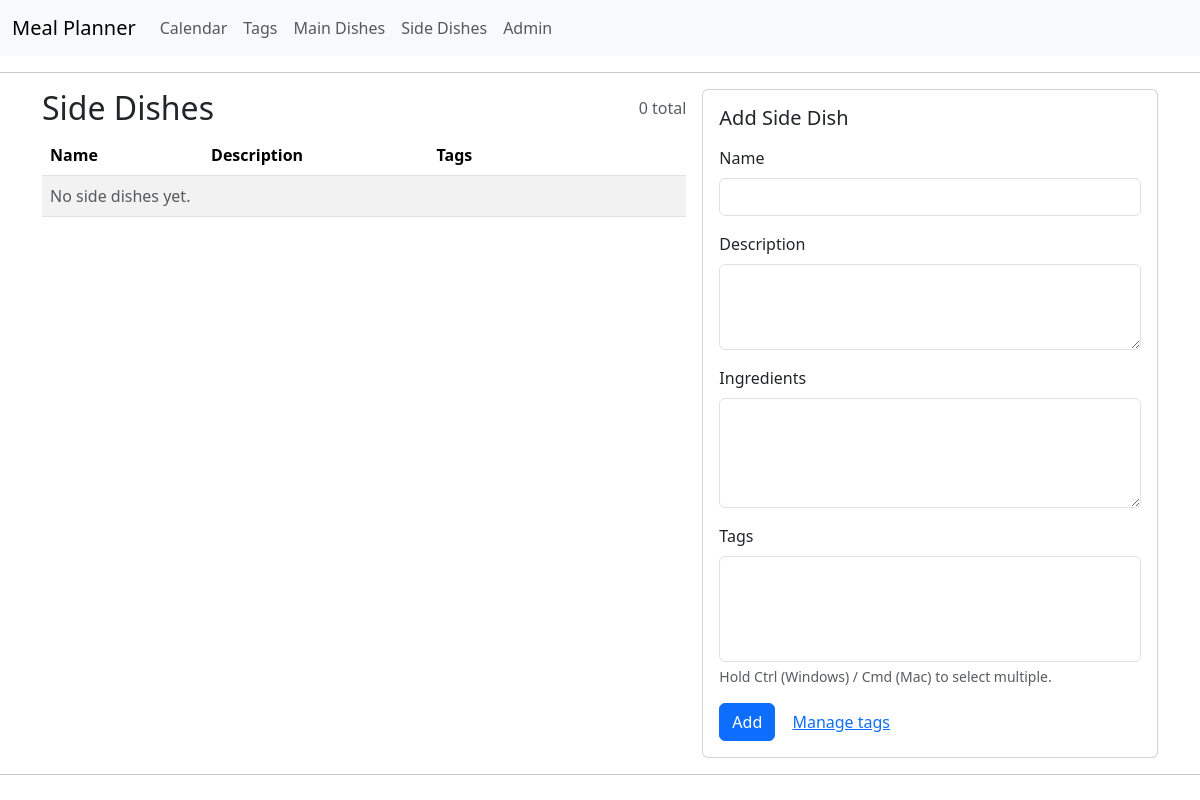
The app's page /mp/side-dishes/, older data.
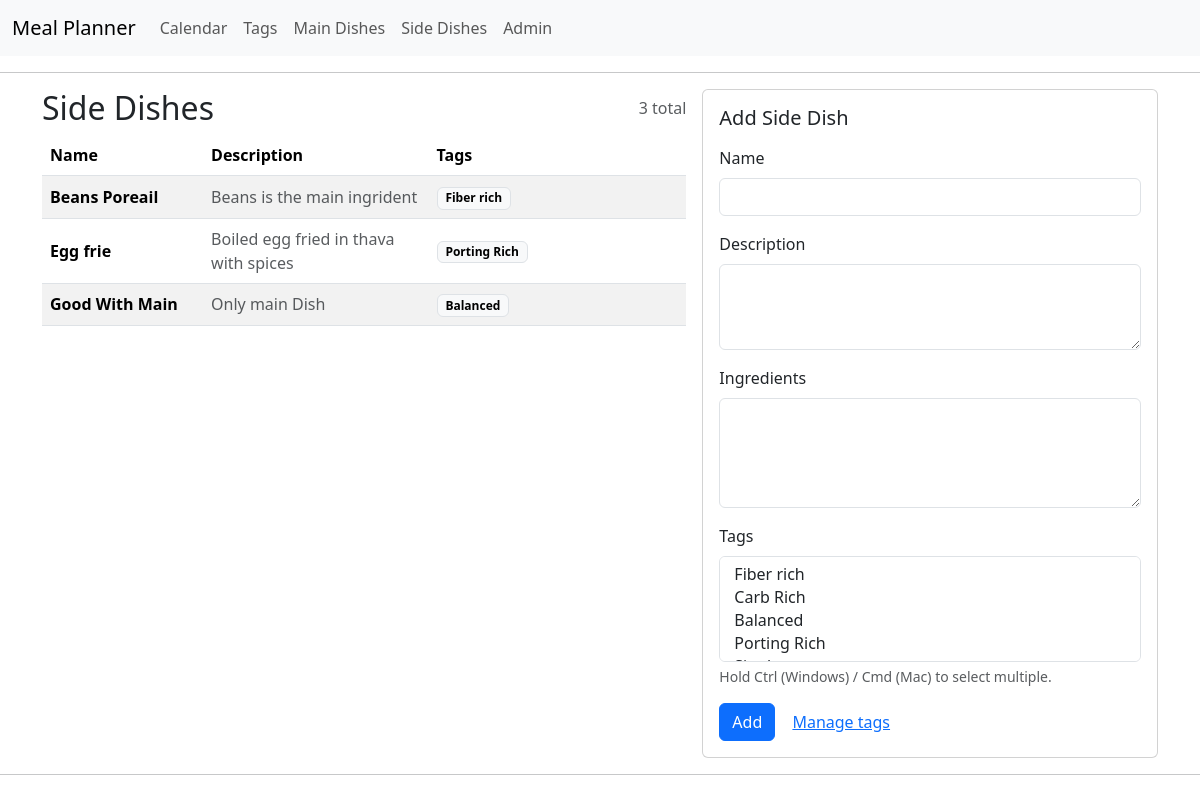
The same page, newer data.
### meal_planner/models.py (models this page shows, shortened)
class SideDish(models.Model):
    id = models.AutoField(primary_key=True)
    name = models.CharField(max_length=100)
    description = models.TextField()
    ingredients = models.TextField(blank=True)
    tags = models.ManyToManyField(Tag, related_name='side_dishes')

class Tag(models.Model):
    id = models.AutoField(primary_key=True)
    name = models.CharField(max_length=50)
    description = models.TextField()
    def __str__(self):
        return self.name

### meal_planner/views.py (the view)
# urls.py: path('side-dishes/', views.side_dishes_view, name='side_dishes'),
def side_dishes_view(request):
    from .forms import SideDishForm
    from .models import SideDish
    if request.method == "POST":
        form = SideDishForm(request.POST)
        if form.is_valid():
            form.save()
            return redirect("side_dishes")
    else:
        form = SideDishForm()
    dishes = SideDish.objects.prefetch_related("tags").order_by("name")
    return render(
        request,
        "meal_planner/side_dishes.html",
        {
            "dishes": dishes,
            "form": form,
        },
    )

### meal_planner/forms.py
class SideDishForm(forms.ModelForm):
    class Meta:
        model = SideDish
        fields = ["name", "description", "ingredients", "tags"]
        widgets = {
            "name": forms.TextInput(attrs={"class": "form-control"}),
            "description": forms.Textarea(
                attrs={"class": "form-control", "rows": 3}
            ),
            "ingredients": forms.Textarea(
                attrs={"class": "form-control", "rows": 4}
            ),
            "tags": forms.SelectMultiple(attrs={"class": "form-select"}),
        }

### meal_planner/templates/meal_planner/side_dishes.html (shortened to what this page needs)
{% extends 'meal_planner/main.html' %}
{% block content %}
<div class="row g-3">
  <div class="col-12 col-lg-7">
    <div class="d-flex align-items-center justify-content-between mb-2">
      <h2 class="m-0">Side Dishes</h2>
      <span class="text-muted">{{ dishes|length }} total</span>
    </div>
    <div class="table-responsive">
      <table class="table table-striped align-middle">
        <thead>
          <tr>
            <th style="width: 25%">Name</th>
            <th style="width: 35%">Description</th>
            <th>Tags</th>
          </tr>
        </thead>
        <tbody>
          {% for d in dishes %}
            <tr>
              <td class="fw-semibold">{{ d.name }}</td>
              <td class="text-muted">{{ d.description }}</td>
              <td>
                {% for t in d.tags.all %}
                  <span class="badge text-bg-light border">{{ t.name }}</span>
                {% empty %}
                  <span class="text-muted">—</span>
                {% endfor %}
              </td>
            </tr>
          {% empty %}
            <tr>
              <td colspan="3" class="text-muted">No side dishes yet.</td>
            </tr>
          {% endfor %}
        </tbody>
      </table>
    </div>
  </div>
  <div class="col-12 col-lg-5">
    <div class="card">
      <div class="card-body">
        <h5 class="card-title">Add Side Dish</h5>
        <form method="post" class="mt-3">
          <div class="mb-3">
            <label class="form-label">Name</label>
            {{ form.name }}
          </div>
          <div class="mb-3">
            <label class="form-label">Description</label>
            {{ form.description }}
          </div>
          <div class="mb-3">
            <label class="form-label">Ingredients</label>
            {{ form.ingredients }}
          </div>
          <div class="mb-3">
            <label class="form-label">Tags</label>
            {{ form.tags }}
            <div class="form-text">Hold Ctrl (Windows) / Cmd (Mac) to select multiple.</div>
          </div>
          <button class="btn btn-primary" type="submit">Add</button>
          <a class="btn btn-link" href="/mp/tags/">Manage tags</a>
        </form>
      </div>
    </div>
  </div>
</div>
{% endblock %}

Row changes from the older to the newer data that the page shows:
added SideDish: name "Beans Poreail", description "Beans is the main ingrident"
added Tag: name "Fiber rich", shown under "Beans Poreail"
added SideDish: name "Egg frie", description "Boiled egg fried in thava with spices"
added Tag: name "Porting Rich", shown under "Egg frie"
added SideDish: name "Good With Main", description "Only main Dish"
added Tag: name "Balanced", shown under "Good With Main"
Text that changed along with them:
{{ dishes|length }}: "0" → "3"
form field tags: (not shown) → "Fiber rich / Carb Rich / Balanced / Porting Rich"
text no longer shown: "No side dishes yet."
